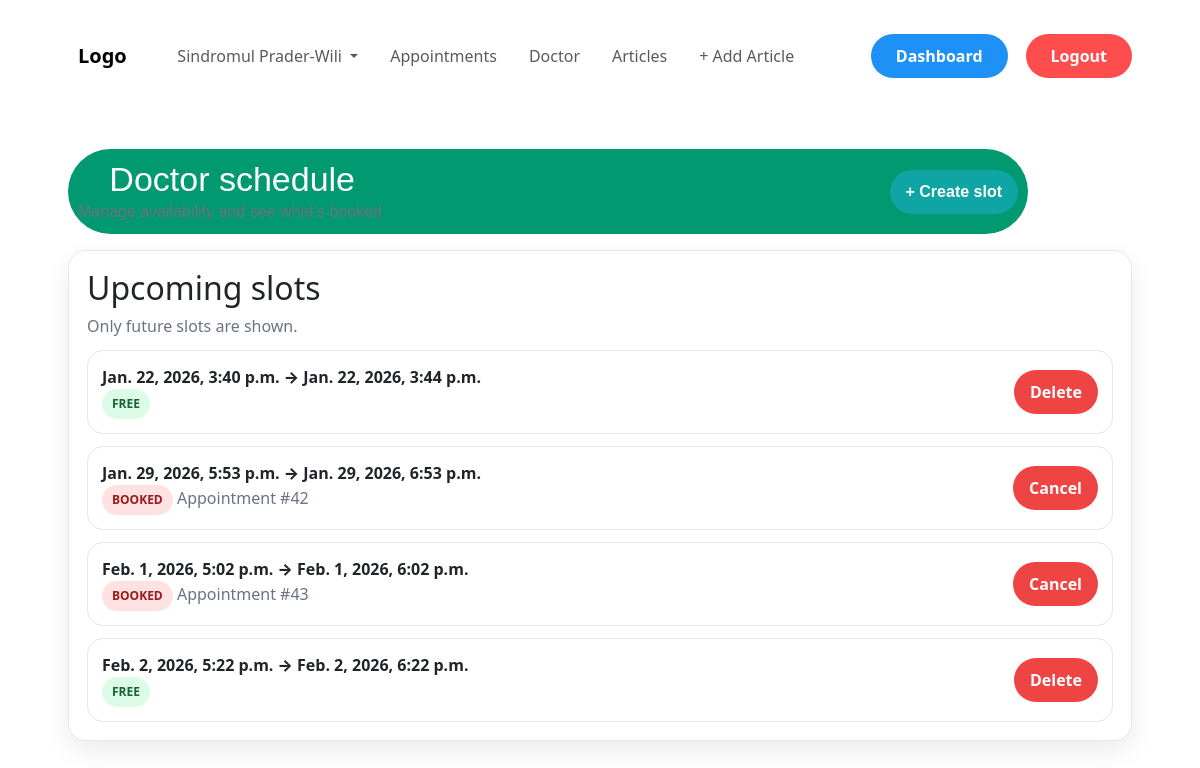
The app's page /appointments/doctor/schedule/ (signed in) with its own data.
### appointments/models.py (models this page shows, shortened)
class AppointmentSlot(models.Model):
    STATUS_CHOICES = [
        ("available", "Available"),
        ("booked", "Booked"),
        ("cancelled", "Cancelled"),
    ]
    doctor = models.ForeignKey(User, on_delete=models.CASCADE, related_name="slots")
    start_time = models.DateTimeField()
    end_time = models.DateTimeField()
    status = models.CharField(max_length=20, choices=STATUS_CHOICES, default="available")
    class Meta:
        indexes = [
            models.Index(fields=["doctor", "start_time", "status"]),
        ]

### appointments/views.py (the view)
# urls.py: path("doctor/schedule/", views.doctor_schedule, name="doctor_schedule"),
@login_required
def doctor_schedule(request: HttpRequest) -> HttpResponse:
    if not request.user.is_staff:
        return HttpResponseForbidden("Only doctors can view this page.")
    appt_id_sq = Appointment.objects.filter(
        slot_id=OuterRef("pk"),
        status="booked",
    ).values("id")[:1]
    slots = (
        AppointmentSlot.objects
        .filter(doctor=request.user, start_time__gte=timezone.now())
        .annotate(booked_appointment_id=Subquery(appt_id_sq))
        .order_by("start_time")
    )
    return render(request, "appointments/doctor_schedule.html", {"slots": slots})

### appointments/templates/appointments/doctor_schedule.html (shortened to what this page needs)
{% load static %}
<!doctype html>
<html lang="en">
<head>
   <link rel="stylesheet" href="{% static 'css/style.css' %}">
  <link rel="stylesheet" href="https://cdn.jsdelivr.net/npm/bootstrap@5.3.3/dist/css/bootstrap.min.css">
</head>
<body>
      {% include "index/navbar.html" %}
    <main class="container">
        <div class="header">
            <div>
                <h1>Doctor schedule</h1>
                <div class="muted">Manage availability and see what’s booked.</div>
            </div>
            <a class="btn" href="{% url 'appointments:doctor_create_slot' %}">+ Create slot</a>
        </div>
        <div class="card" style="margin-top:16px;">
            <h2 style="margin:0 0 6px;">Upcoming slots</h2>
            <div class="muted">Only future slots are shown.</div>
            {% for s in slots %}
            <div class="slot">
                <div>
                    <div style="font-weight:800;">
                        {{ s.start_time }} → {{ s.end_time }}
                    </div>
                    {% if s.booked_appointment_id %}
                    <span class="pill pill-booked">BOOKED</span>
                    <span class="muted">Appointment #{{ s.booked_appointment_id }}</span>
                    {% else %}
                    <span class="pill pill-free">FREE</span>
                    {% endif %}
                </div>
                {% if s.booked_appointment_id %}
                <form method="post" action="{% url 'appointments:cancel' s.booked_appointment_id %}">
                    <button class="btn btn-danger" type="submit">Cancel</button>
                </form>
                {% else %}
                <form method="post" action="{% url 'appointments:doctor_delete_slot' s.id %}">
                    <button class="btn btn-danger" type="submit">Delete</button>
                </form>
                {% endif %}
            </div>
            {% empty %}
            <p class="muted" style="margin-top:14px;">No upcoming slots.</p>
            {% endfor %}
        </div>
    </main>
</body>
</html>

### login/static/login/css/style.css (style rules this page uses)
html, body { width: 100%; height: 100%; --size: 80px; --color: #fefae0; --l: var(--color) 20%, #0000 0; --bg: 35%, #606c38 0 45%, var(--color) 0; background: linear-gradient(45deg, var(--l) 45%, var(--color) 0 70%, #0000 0), linear-gradient(-45deg, var(--l) var(--bg) 70%, #0000 0), linear-gradient(45deg, var(--color) var(--bg)); background-size: var(--size) var(--size); }
body { display: flex; justify-content: center; align-items: center; padding: 0; }
.header { background-color: #009970; color: #fff; padding: 10px; border-radius: 50px; text-align: center; font-family: Arial, sans-serif; max-width: 80vw; }

### appointments/templates/appointments/doctor_schedule.html (style rules this page uses)
:root { --bg: #f6f7fb; --card: #ffffff; --text: #111827; --muted: #6b7280; --primary: #0ea5a4; --primary-dark: #0b7f7e; --border: #e5e7eb; --shadow: 0 18px 40px rgba(0, 0, 0, .12); --radius: 18px; }
body { margin: 0; font-family: system-ui, -apple-system, Segoe UI, Roboto, Arial; background: var(--bg); color: var(--text); padding-top: 90px; }
.btn { background: var(--primary); color: white; border: none; padding: 10px 16px; border-radius: 999px; font-weight: 800; cursor: pointer; text-decoration: none; display: inline-block; }
.btn-danger { background: #ef4444; }
.container { max-width: 1100px; margin: 26px auto; padding: 0 18px; }
.header { display: flex; align-items: center; justify-content: space-between; gap: 12px; flex-wrap: wrap; }
h1 { margin: 0; font-size: 34px; }
.muted { color: var(--muted); }
.card { background: var(--card); border: 1px solid var(--border); border-radius: var(--radius); box-shadow: 0 10px 26px rgba(0, 0, 0, .08); padding: 18px; }
.slot { border: 1px solid var(--border); border-radius: 16px; padding: 14px; background: #fff; display: flex; align-items: center; justify-content: space-between; gap: 12px; margin-top: 12px; }
.pill { display: inline-block; padding: 6px 10px; border-radius: 999px; font-weight: 800; font-size: 12px; }
.pill-free { background: #dcfce7; color: #166534; }
.pill-booked { background: #fee2e2; color: #991b1b; }
form { margin: 0; }

### records on screen
AppointmentSlot: start_time "Jan. 22, 2026, 3:40 p.m.", end_time "Jan. 22, 2026, 3:44 p.m.", shows "FREE", shows "Delete"
AppointmentSlot: start_time "Jan. 29, 2026, 5:53 p.m.", end_time "Jan. 29, 2026, 6:53 p.m.", booked_appointment_id "42", shows "Cancel"
AppointmentSlot: start_time "Feb. 1, 2026, 5:02 p.m.", end_time "Feb. 1, 2026, 6:02 p.m.", booked_appointment_id "43", shows "Cancel"
AppointmentSlot: start_time "Feb. 2, 2026, 5:22 p.m.", end_time "Feb. 2, 2026, 6:22 p.m.", shows "FREE", shows "Delete"
